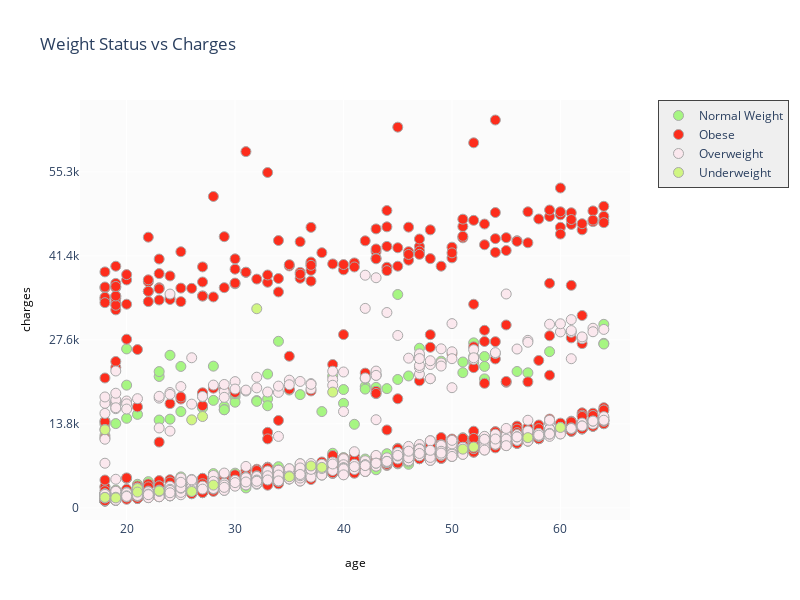

The cell this chart's notebook holds for it:
### Code cell
fig = ff.create_facet_grid(
    data,
    x='age',
    y='charges',
    color_name='weight_condition',
    show_boxes=False,
    marker={'size': 10, 'opacity': 1.0},
    colormap={'Underweight': 'rgb(208, 246, 130)', 'Normal Weight': 'rgb(166, 246, 130)',
             'Overweight': 'rgb(251, 232, 238)', 'Obese': 'rgb(253, 45, 28)'}
)
251, 232, 238


fig['layout'].update(title="Weight Status vs Charges", width=800, height=600, plot_bgcolor='rgb(251, 251, 251)', 
                     paper_bgcolor='rgb(255, 255, 255)')


iplot(fig, filename='facet - custom colormap')

### Figure 1 — Plotly figure (JSON) as saved in the notebook; plotly's stock layout.template omitted (floating-point values rounded to 4 significant figures; data arrays with more than 128 entries replaced by an {"elided": "..."} marker saying what was removed)
{"data": [{"marker": {"color": "rgb(166, 246, 130)", "line": {"color": "darkgrey", "width": 1}, "opacity": 1, "size": 10}, "mode": "markers", "name": "Normal Weight", "type": "scatter", "x": {"elided": "225 int values"}, "xaxis": "x", "y": {"elided": "225 float values"}, "yaxis": "y"}, {"marker": {"color": "rgb(253, 45, 28)", "line": {"color": "darkgrey", "width": 1}, "opacity": 1, "size": 10}, "mode": "markers", "name": "Obese", "type": "scatter", "x": {"elided": "707 int values"}, "xaxis": "x", "y": {"elided": "707 float values"}, "yaxis": "y"}, {"marker": {"color": "rgb(251, 232, 238)", "line": {"color": "darkgrey", "width": 1}, "opacity": 1, "size": 10}, "mode": "markers", "name": "Overweight", "type": "scatter", "x": {"elided": "386 int values"}, "xaxis": "x", "y": {"elided": "386 float values"}, "yaxis": "y"}, {"marker": {"color": "rgb(208, 246, 130)", "line": {"color": "darkgrey", "width": 1}, "opacity": 1, "size": 10}, "mode": "markers", "name": "Underweight", "type": "scatter", "x": [23, 32, 18, 51, 19, 18, 27, 19, 26, 21, 21, 26, 57, 37, 60, 39, 52, 35, 38, 28], "xaxis": "x", "y": [2775.0, 32730.0, 1695.0, 9644.0, 1728.0, 12830.0, 15010.0, 1621.0, 14460.0, 3167.0, 2585.0, 2681.0, 11530.0, 6878.0, 13200.0, 19020.0, 9991.0, 5117.0, 6641.0, 3733.0], "yaxis": "y"}], "layout": {"annotations": [{"font": {"color": "#000000", "size": 12}, "showarrow": false, "text": "age", "textangle": 0, "x": 0.5, "xanchor": "center", "xref": "paper", "y": -0.1, "yanchor": "middle", "yref": "paper"}, {"font": {"color": "#000000", "size": 12}, "showarrow": false, "text": "charges", "textangle": -90, "x": -0.1, "xanchor": "center", "xref": "paper", "y": 0.5, "yanchor": "middle", "yref": "paper"}], "height": 600, "legend": {"bgcolor": "#efefef", "borderwidth": 1, "x": 1.05, "y": 1, "yanchor": "top"}, "paper_bgcolor": "rgb(255, 255, 255)", "plot_bgcolor": "rgb(251, 251, 251)", "showlegend": true, "title": {"text": "Weight Status vs Charges"}, "width": 800, "xaxis": {"anchor": "y", "domain": [0, 1], "dtick": 10, "range": [15.7, 66.42], "ticklen": 0, "zeroline": false}, "yaxis": {"anchor": "x", "domain": [0, 1], "dtick": 13814, "range": [-2012.0, 67060.0], "ticklen": 0, "zeroline": false}}}
